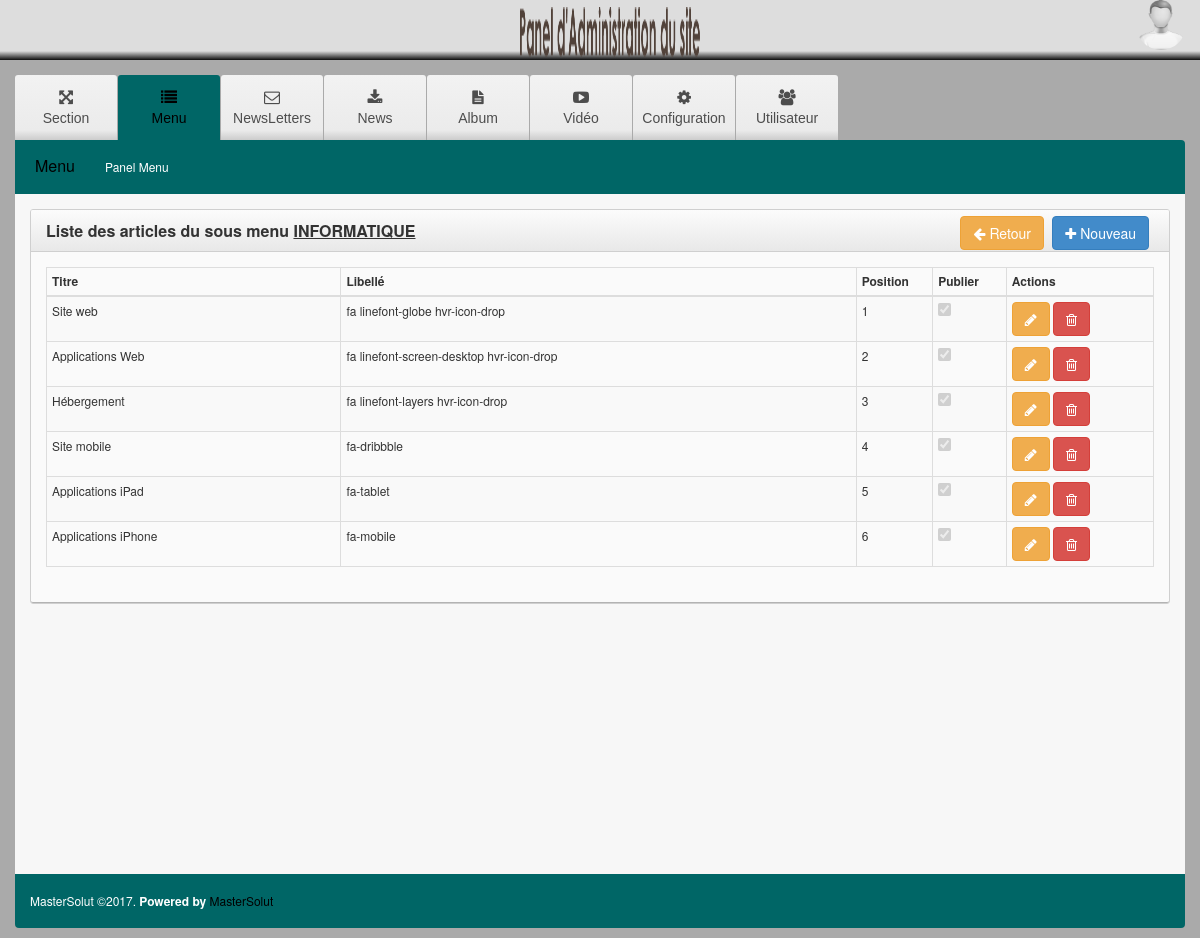
/ms-admin/index.php?page=2&menu_smenu=2&smenu=4 (signed in), run on the app's committed database.
### tables this page shows
CREATE TABLE `gest_page` (
  `id_page` int(11) NOT NULL AUTO_INCREMENT,
  `titre_page` varchar(255) NOT NULL,
  `lib_page` varchar(20) NOT NULL,
  `cat_page` varchar(255) NOT NULL,
  `icone_page` varchar(255) DEFAULT NULL,
  `indice_page` int(11) NOT NULL,
  `visible` varchar(1) NOT NULL DEFAULT 'o',
  PRIMARY KEY (`id_page`)
);

CREATE TABLE `gest_menu` (
  `id_menu` int(11) NOT NULL AUTO_INCREMENT,
  `lib_menu` varchar(255) NOT NULL,
  `lien_menu` varchar(255) NOT NULL,
  `indice_menu` int(11) NOT NULL,
  `visible` varchar(1) NOT NULL DEFAULT 'o',
  `icone_menu` varchar(255) NOT NULL,
  `id_page` int(11) NOT NULL,
  PRIMARY KEY (`id_menu`)
);

CREATE TABLE `smenu` (
  `id_smenu` int(5) NOT NULL AUTO_INCREMENT,
  `id_menu` int(5) NOT NULL,
  `titre_smenu` varchar(60) DEFAULT NULL,
  `fichier_smenu` varchar(255) DEFAULT NULL,
  `contenu_smenu` longtext,
  `libelle_smenu` text,
  `service_accueil` varchar(2) DEFAULT NULL,
  `position_smenu` tinyint(2) DEFAULT NULL,
  `publier_smenu` varchar(1) DEFAULT NULL,
  `visible_smenu` varchar(1) NOT NULL DEFAULT 'o',
  PRIMARY KEY (`id_smenu`,`id_menu`)
);

CREATE TABLE `article` (
  `id_article` int(5) NOT NULL AUTO_INCREMENT,
  `titre_article` varchar(60) DEFAULT NULL,
  `libelle_article` text,
  `position_article` tinyint(2) DEFAULT NULL,
  `autres_article` varchar(255) NOT NULL,
  `fichier_article` varchar(255) DEFAULT NULL,
  `image_article` varchar(255) NOT NULL,
  `contenu_article` text NOT NULL,
  `id_smenu` int(1) NOT NULL,
  `visible_accueil` varchar(15) DEFAULT NULL,
  `publier_article` varchar(1) NOT NULL DEFAULT 'o',
  `visible_article` varchar(1) DEFAULT 'o',
  PRIMARY KEY (`id_article`)
);

### ms-admin/class/database.php (called while the page is built, shortened)
<?php
class Database extends pdo {
    public function __construct(){
        $this->dbtype ='mysql';
        $this->host = 'localhost';
        $this->user = 'root';
        $this->pass = '';
        $this->database = 'mastersolut_db';
        $dns = $this->dbtype.':dbname='.$this->database.";host=".$this->host;
    }
}
?>

### ms-admin/class/class_gest_page.php (called while the page is built, shortened)
<?php
Class Gest_page{
   private $dbh;
   public function __construct(){
        $this->dbh = new Database();
    }
    public function liste_page_categorie($cat_page,$ligne=0,$trie='',$publier='o'){
        return $this->dbh->query("select * from gest_page where cat_page='$cat_page' AND visible='$publier' $trie $limit");
    }
    public function this_page($id_page,$publier='o'){
        $tab=$this->dbh->query("select * from gest_page where id_page='$id_page' AND visible='$publier'");
        return $tab->fetch();
    }
   public function liste_menu_par_page($id_page,$ligne=0,$trie='',$publier='o'){
        if($ligne) $limit="limit 0,$ligne";
        return $this->dbh->query("select * from gest_menu where id_page='$id_page' AND gest_menu.visible='$publier' $trie $limit");
    }
}
$classpage_menu= new Gest_page();
?>

### ms-admin/class/class_smenu.php (called while the page is built, shortened)
<?php
Class Smenu{
   private $dbh;
   public function __construct(){
        $this->dbh = new Database();
   }
    public function this_smenu($id_smenu,$publier='o'){
        $tab=$this->dbh->query("select * from smenu where id_smenu='$id_smenu' AND visible_smenu='$publier'");
        return $tab->fetch();
    }
}
$classSousmenu= new Smenu();
?>

### ms-admin/class/class_article.php (called while the page is built, shortened)
<?php
Class Article{
   private $dbh;
   public function __construct(){
        $this->dbh = new Database();
   }
    public function liste_article_by_smenu($id_smenu,$ligne=0,$trie='',$visible='o'){
            return $this->dbh->query("select * from article where id_smenu='$id_smenu' AND visible_article='$visible' $trie $limit");
    }
}
$classarticle= new Article();
?>

### ms-admin/article_liste.php (the view, shortened to what this page needs)
<?php
    $thissmenu=$classSousmenu->this_smenu($idSmenu);
    $titreSMenu=stripslashes($thissmenu["titre_smenu"]);
?>
    <div class="row">
      <div class="col-lg-12 col-md-12">
        <div class="widget">
          <div class="widget-header">
            <div class="title">
              Liste des articles du sous menu <strong> <u> <?php echo $titreSMenu; ?> </u></strong></a>
            </div>
            <span class="tools">
                <a href="?page=<?php echo $_GET["page"] ?>&menu_smenu=<?php echo $_GET["menu_smenu"] ?>" class="btn btn-warning">
                      <span class="fa fa-arrow-left"></span>
                        Retour
                </a>
                <a href="javascript:openwindows('article_form.php?smenu=<?php echo $idSmenu ?>',1500,1000,false)" class="btn btn-primary">
                      <span class="fa fa-plus"></span>
                        Nouveau
                </a>
            </span>
          </div>
          <div class="widget-body">
            <div id="dt_example" class="example_alt_pagination">
              <table class="table table-condensed table-striped table-hover table-bordered pull-left" id="data-table">
                <thead>
                  <tr>
                    <th style="width:20%">
                      Titre
                    </th>
                    <th style="width:35%">
                      Libell&eacute;
                    </th>
                    <th style="width:5%">
                      Position
                    </th>
                    <th style="width:5%">
                      Publier
                    </th>
                    <th style="width:10%">
                      Actions
                    </th>
                  </tr>
                </thead>
                <tbody>
                <?php
                	$tab_article=$classarticle->liste_article_by_smenu($idSmenu,0,"ORDER BY id_smenu,position_article ASC");
                    foreach($tab_article as $articleValue){
                        $idarticle=$articleValue["id_article"];
                        $titrearticle=stripslashes($articleValue["titre_article"]);
                        $libellearticle=stripslashes($articleValue["libelle_article"]);
                        $positionarticle=$articleValue["position_article"];
                        $publierarticle=$articleValue["publier_article"];
                ?>
                  <tr>
                    <td>
                        <?php echo $titrearticle; ?>
                    </td>
                    <td>
                      <?php echo $libellearticle; ?>
                    </td>
                    <td class="hidden-phone">
                      <?php echo $positionarticle; ?>
                    </td>
                    <td class="hidden-phone">
                      <?php
                        $checkbox="";
                        if($publierarticle=="o"){
                            $checkbox= "checked='checkbox'";
                        }
                      ?>
                      <input type="checkbox" disabled="disabled" class="no-margin" <?php echo $checkbox ?>  />
                    </td>
                    <td>
                      <a  data-original-title="" title="Modifier" href="javascript:openwindows('article_form.php?smenu=<?php echo $idSmenu ?>&mod=<?php echo $idarticle ?>',1500,1000,false)" class="btn btn-warning">
                            <i class="fa fa-pencil"></i>
                      </a>
                      <a  data-original-title="" title="Supprimer"  href="javascript:if(confirm('Voulez vous effectuer cette op&eacute;ration?')) openwindows('article_form.php?supp_article=<?php echo $idarticle ?>',20,40,false)" class="btn btn-danger">
                            <i class="fa fa-trash-o"></i>
                      </a>
                    </td>
                  </tr>
                 <?php
                    }
                ?>
                </tbody>
              </table>
              <div class="clearfix">
              </div>
            </div>
          </div>
        </div>
      </div>
    </div>

### ms-admin/index.php (shortened to what this page needs)
<?php
include('config.php');
?>
<?php
    include('include_top.php');
?>
    <?php
		include('header.php');
	?>
    <div class="dashboard-container">
      <div class="container">
        <?php
			include('menu.php');
		?>
        <?php
            $id_page=$_GET["page"];
			if(!$id_page){
    			include('accueil.php');
			 }else{
                  $this_page=$classpage_menu->this_page($id_page);
                  $titre_page=stripslashes($this_page["titre_page"]);
		?>
        <div class="sub-nav hidden-sm hidden-xs">
            <ul>
                <li><a href="javascript: void(0)" class="heading"><?php echo $titre_page ?> </a></li>
                 <?php
                    $menu_page=$_GET["menu"];
                    if(!$menu_page){
                         $thismenu_selected=$classpage_menu->liste_menu_par_page($id_page,1,"ORDER BY indice_menu ASC");
                         foreach($thismenu_selected as $value){
                            $menu_page=$value["id_menu"];
                         }
                    }
                    $tab_menu=$classpage_menu->liste_menu_par_page($id_page,0,"ORDER BY indice_menu ASC");
    			     foreach($tab_menu as $menu_value){
                        $id_menu=$menu_value["id_menu"];
                        $lib_menu=stripslashes($menu_value["lib_menu"]);
                        $href="?page=".$id_page."&menu=".$id_menu;
    		      ?>
                    <li class="hidden-sm hidden-xs">
                      <a href="<?php echo $href ?>" title="<?php echo $lib_menu ?>" class="<?php if($menu_page==$id_menu) echo 'selected' ?>"><?php echo $lib_menu ?></a>
                    </li>
                <?php
    			 }
    		    ?>
          </ul>
        </div>
        <div class="dashboard-wrapper">
        <?php
			include('contenu.php');
		?>
      <?php  } ?>
        </div>
        <footer>
          <h6>MasterSolut &copy;2017.  <b>Powered by </b><a target="_blank" href="http://www.mastersolut.com">MasterSolut</a></h6>
        </footer>
      </div>
    </div>
    <?php
		include('include_foot.php');
	?>

### ms-admin/menu.php (shortened to what this page needs)
  <?php
 $display_current='';
 if($_GET['page']) $display_current=$_GET['page'];
?>
<div id='cssmenu'>
  <ul>
  <?php
      $tab_page=$classpage_menu->liste_page_categorie("cs_admin",0,"ORDER BY indice_page ASC");
      foreach ($tab_page as $page_value) {
          $id_page=$page_value["id_page"];
          $titre_page=stripslashes($page_value["titre_page"]);
          $icone_page=stripslashes($page_value["icone_page"]);
          $href="?page=".$id_page;
  ?>
    <li class="<?php if($display_current==$id_page) echo 'active'?>">
      <a href='<?php echo $href; ?>'>
        <i class="<?php echo $icone_page; ?>"></i>
          <?php echo $titre_page; ?>
      </a>
    </li>
  <?php
      }
  ?>
  </ul>
</div>

### ms-admin/contenu.php (shortened to what this page needs)
<?php
     $id_menu=$_GET["menu"];
     if($id_menu){
        $tab_menu=$classpage_menu->this_menu($id_menu);
        $lien_menu=$tab_menu["lien_menu"];
        if(!$lien_menu) $lien_menu='accueil1.php';
        include($lien_menu);
     }else{
        $thismenu=$classpage_menu->liste_menu_par_page($id_page,1,"ORDER BY indice_menu ASC");
        foreach($thismenu as $value){
            $lien_menu=$value["lien_menu"];
                include($lien_menu);
             }
     }
?>

### data on the page
gest_page: titre_page "Section"
gest_page: titre_page "Menu"
gest_page: titre_page "NewsLetters"
gest_page: titre_page "News"
gest_page: titre_page "Album"
gest_page: titre_page "Vidéo"
gest_page: titre_page "Configuration"
gest_page: titre_page "Utilisateur"
gest_menu: lib_menu "Panel Menu", smenu.titre_smenu "INFORMATIQUE"
article: titre_article "Site web", libelle_article "fa linefont-globe hvr-icon-drop", position_article "1"
article: titre_article "Applications Web", libelle_article "fa linefont-screen-desktop hvr-icon-drop", position_article "2"
article: titre_article "Hébergement", libelle_article "fa linefont-layers hvr-icon-drop", position_article "3"
article: titre_article "Site mobile", libelle_article "fa-dribbble", position_article "4"
article: titre_article "Applications iPad", libelle_article "fa-tablet", position_article "5"
article: titre_article "Applications iPhone", libelle_article "fa-mobile", position_article "6"
